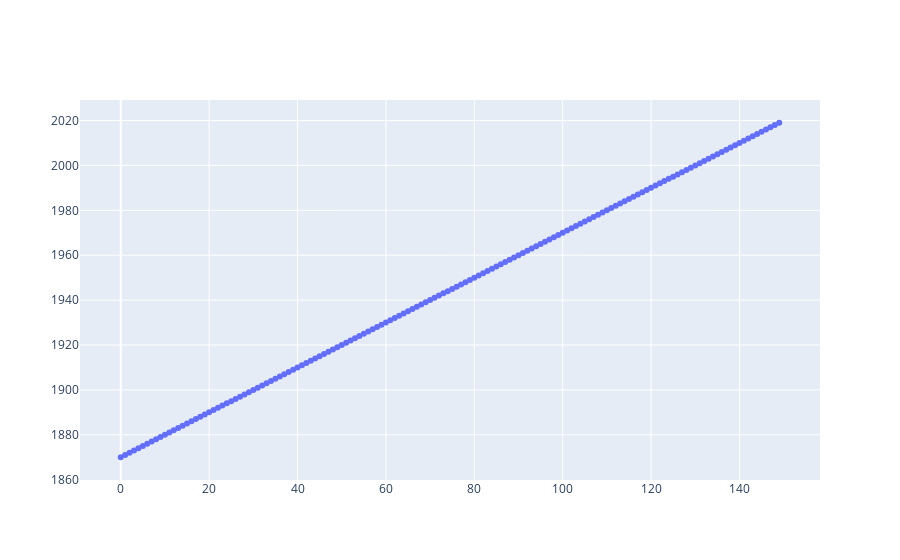

The code cell stored with this chart in its notebook:
### Code cell
#lorenz = df.get_data(dataset_format='array')[0][0:, 0]
lorenz = df.iloc[:, 0].values
t = [i for i in range(len(lorenz))]
fig = go.Figure()
fig.add_trace(go.Scatter(
    x=lorenz, y=temperatura, mode='markers'))
fig.show()
lorenz.shape

### Figure 1 — Plotly figure (JSON) as saved in the notebook; plotly's stock layout.template omitted (floating-point values rounded to 4 significant figures; data arrays with more than 128 entries replaced by an {"elided": "..."} marker saying what was removed)
{"data": [{"mode": "markers", "type": "scatter", "x": {"elided": "150 int values"}, "y": {"elided": "150 str values"}}], "layout": {}}
